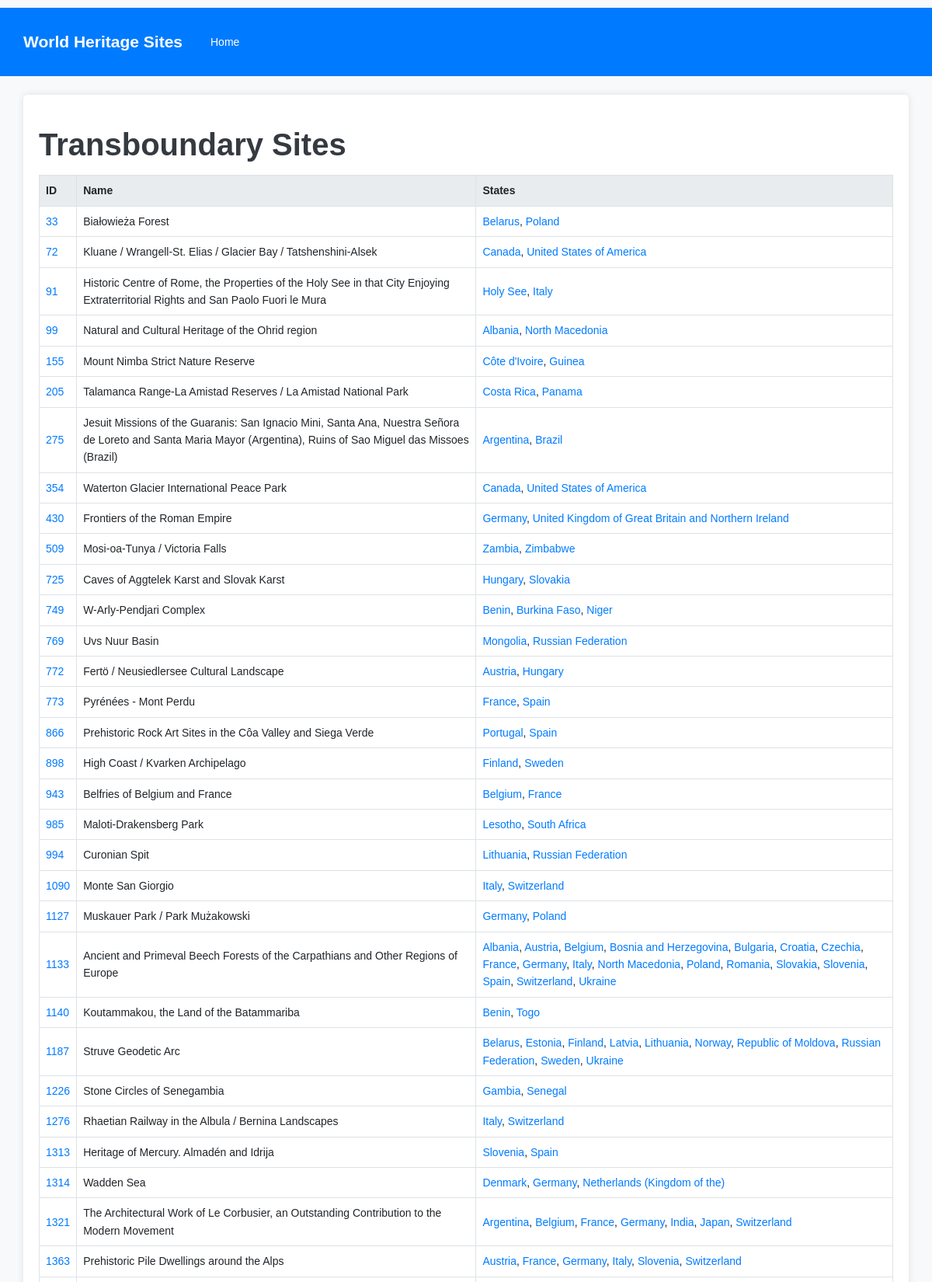
The page /transboundary/ (upper part) on the database its author committed.
### tables this page shows
CREATE TABLE World_Heritage_Site (id_no INTEGER PRIMARY KEY, unique_number INTEGER, name_en TEXT, short_description_en TEXT, justification_en TEXT, rev_bis TEXT);

### app.py (the view)
@APP.route('/transboundary/')
def transboundary_sites():
    try:
        transboundary_sites = db.execute('''
            SELECT id_no, name_en, short_description_en, states_name_en
            FROM World_Heritage_Site
            JOIN Location ON World_Heritage_Site.id_no = Location.site_number
            JOIN place ON Location.site_number = place.site_number
            WHERE transboundary = 1
            GROUP BY id_no, name_en, short_description_en, states_name_en
        ''').fetchall()
        if not transboundary_sites:
            abort(404, 'No transboundary sites found.')
        return render_template('transboundary.html', sites=transboundary_sites)
    except Exception as e:
        return str(e), 500

### db.py (called while the page is built)
def execute(sql,args=None):
    global DB
    sql = re.sub('\s+',' ', sql)
    logging.info('SQL: {} Args: {}'.format(sql,args))
    return DB['cursor'].execute(sql, args) \
        if args != None else DB['cursor'].execute(sql)

### templates/transboundary.html (shortened to what this page needs)
{% extends 'base.html' %}
{% block content %}
<!DOCTYPE html>
<html lang="en">
<head>
</head>
<body>
    <h1>Transboundary Sites</h1>
    <table border="1">
        <thead>
            <tr>
                <th>ID</th>
                <th>Name</th>
                <th>States</th>
            </tr>
        </thead>
        <tbody>
            {% for site in sites %}
                <tr>
                    <td><a href="/sites/{{ site.id_no }}">{{ site.id_no }}</a></td>
                    <td>{{ site.name_en }}</td>
                    <td>
                        {% for state in site.states_name_en.split(',') %}
                            <a href="/country/{{ state.strip() }}">{{ state.strip() }}</a>{% if not loop.last %}, {% endif %}
                        {% endfor %}
                    </td>
                </tr>
            {% endfor %}
        </tbody>
    </table>
</body>
</html>
{% endblock %}

### static/style.css (style rules this page uses)
body { font-family: 'Helvetica', Arial, sans-serif; font-size: 14px; line-height: 1.6; background-color: #f8f9fa; padding-top: 10px; padding-bottom: 10px; }
a { color: #007bff; }
h1, h2, h3, h4, h5, h6 { margin: 20px 0 10px; padding: 0; font-weight: bold; color: #343a40; }
p, blockquote, ul, ol, dl, li, table, pre { margin: 15px 0; }
table { width: 100%; border-collapse: collapse; }
table th, table td { border: 1px solid #dee2e6; padding: 8px; text-align: left; }
table th { background-color: #e9ecef; }

### rows shown on the page
World_Heritage_Site: id_no "33", name_en "Białowieża Forest", strip "Belarus" "Poland"
World_Heritage_Site: id_no "72", name_en "Kluane / Wrangell-St. Elias / Glacier Bay / Tatshenshini-Alsek", strip "Canada" "United States of America"
World_Heritage_Site: id_no "91", name_en "Historic Centre of Rome, the Properties of the Holy See in that City Enjoying Extraterritorial Rights and San Paolo Fuori le Mura", strip "Holy See" "Italy"
World_Heritage_Site: id_no "99", name_en "Natural and Cultural Heritage of the Ohrid region", strip "Albania" "North Macedonia"
World_Heritage_Site: id_no "155", name_en "Mount Nimba Strict Nature Reserve", strip "Côte d'Ivoire" "Guinea"
World_Heritage_Site: id_no "205", name_en "Talamanca Range-La Amistad Reserves / La Amistad National Park", strip "Costa Rica" "Panama"
World_Heritage_Site: id_no "275", name_en "Jesuit Missions of the Guaranis: San Ignacio Mini, Santa Ana, Nuestra Señora de Loreto and Santa Maria Mayor (Argentina), Ruins of Sao Miguel das Missoes (Brazil)", strip "Argentina" "Brazil"
World_Heritage_Site: id_no "354", name_en "Waterton Glacier International Peace Park", strip "Canada" "United States of America"
World_Heritage_Site: id_no "430", name_en "Frontiers of the Roman Empire", strip "Germany" "United Kingdom of Great Britain and Northern Ireland"
World_Heritage_Site: id_no "509", name_en "Mosi-oa-Tunya / Victoria Falls", strip "Zambia" "Zimbabwe"
World_Heritage_Site: id_no "725", name_en "Caves of Aggtelek Karst and Slovak Karst", strip "Hungary" "Slovakia"
World_Heritage_Site: id_no "749", name_en "W-Arly-Pendjari Complex", strip "Benin" "Burkina Faso" "Niger"
World_Heritage_Site: id_no "769", name_en "Uvs Nuur Basin", strip "Mongolia" "Russian Federation"
World_Heritage_Site: id_no "772", name_en "Fertö / Neusiedlersee Cultural Landscape", strip "Austria" "Hungary"
World_Heritage_Site: id_no "773", name_en "Pyrénées - Mont Perdu", strip "France" "Spain"
World_Heritage_Site: id_no "866", name_en "Prehistoric Rock Art Sites in the Côa Valley and Siega Verde", strip "Portugal" "Spain"
World_Heritage_Site: id_no "898", name_en "High Coast / Kvarken Archipelago", strip "Finland" "Sweden"
World_Heritage_Site: id_no "943", name_en "Belfries of Belgium and France", strip "Belgium" "France"
World_Heritage_Site: id_no "985", name_en "Maloti-Drakensberg Park", strip "Lesotho" "South Africa"
World_Heritage_Site: id_no "994", name_en "Curonian Spit", strip "Lithuania" "Russian Federation"
World_Heritage_Site: id_no "1090", name_en "Monte San Giorgio", strip "Italy" "Switzerland"
World_Heritage_Site: id_no "1127", name_en "Muskauer Park / Park Mużakowski", strip "Germany" "Poland"
World_Heritage_Site: id_no "1133", name_en "Ancient and Primeval Beech Forests of the Carpathians and Other Regions of Europe", strip "Albania" "Austria" "Belgium" "Bosnia and Herzegovina" "Bulgaria" "Croatia" "Czechia" "France" "Germany" "Italy" "North Macedonia" "Poland" "Romania" "Slovakia" "Slovenia" "Spain" "Switzerland" "Ukraine"
World_Heritage_Site: id_no "1140", name_en "Koutammakou, the Land of the Batammariba", strip "Benin" "Togo"
World_Heritage_Site: id_no "1187", name_en "Struve Geodetic Arc", strip "Belarus" "Estonia" "Finland" "Latvia" "Lithuania" "Norway" "Republic of Moldova" "Russian Federation" "Sweden" "Ukraine"
World_Heritage_Site: id_no "1226", name_en "Stone Circles of Senegambia", strip "Gambia" "Senegal"
World_Heritage_Site: id_no "1276", name_en "Rhaetian Railway in the Albula / Bernina Landscapes", strip "Italy" "Switzerland"
World_Heritage_Site: id_no "1313", name_en "Heritage of Mercury. Almadén and Idrija", strip "Slovenia" "Spain"
World_Heritage_Site: id_no "1314", name_en "Wadden Sea", strip "Denmark" "Germany" "Netherlands (Kingdom of the)"
World_Heritage_Site: id_no "1321", name_en "The Architectural Work of Le Corbusier, an Outstanding Contribution to the Modern Movement", strip "Argentina" "Belgium" "France" "Germany" "India" "Japan" "Switzerland"
World_Heritage_Site: id_no "1363", name_en "Prehistoric Pile Dwellings around the Alps", strip "Austria" "France" "Germany" "Italy" "Slovenia" "Switzerland"
